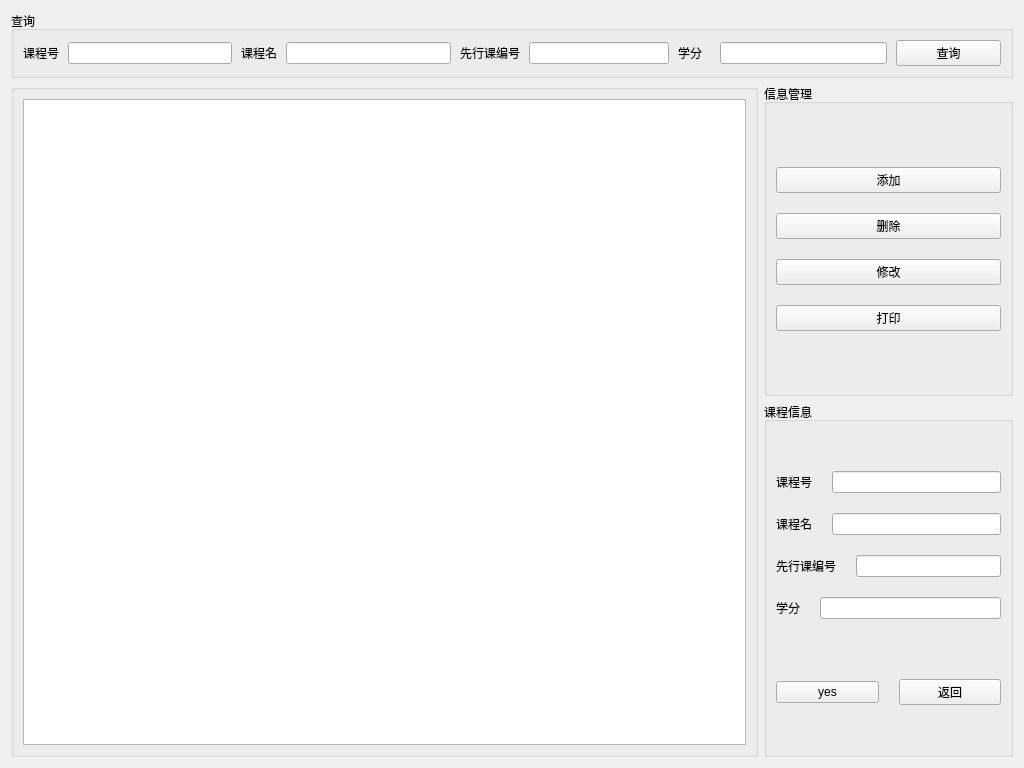
<?xml version="1.0" encoding="UTF-8"?>
<ui version="4.0">
 <class>ManagementCourse</class>
 <widget class="QWidget" name="ManagementCourse">
  <property name="geometry">
   <rect>
    <x>0</x>
    <y>0</y>
    <width>1024</width>
    <height>768</height>
   </rect>
  </property>
  <property name="windowTitle">
   <string>Form</string>
  </property>
  <layout class="QVBoxLayout" name="verticalLayout_5">
   <item>
    <widget class="QGroupBox" name="groupBox_search">
     <property name="title">
      <string>查询</string>
     </property>
     <layout class="QHBoxLayout" name="horizontalLayout_5" stretch="12,12,12,12,6">
      <property name="spacing">
       <number>9</number>
      </property>
      <item>
       <layout class="QHBoxLayout" name="horizontalLayout" stretch="2,10">
        <item>
         <widget class="QLabel" name="label_search_cno">
          <property name="text">
           <string>课程号</string>
          </property>
         </widget>
        </item>
        <item>
         <widget class="QLineEdit" name="lineEdit_search_cno"/>
        </item>
       </layout>
      </item>
      <item>
       <layout class="QHBoxLayout" name="horizontalLayout_2" stretch="2,10">
        <item>
         <widget class="QLabel" name="label_search_cname">
          <property name="text">
           <string>课程名</string>
          </property>
         </widget>
        </item>
        <item>
         <widget class="QLineEdit" name="lineEdit_search_cname"/>
        </item>
       </layout>
      </item>
      <item>
       <layout class="QHBoxLayout" name="horizontalLayout_3" stretch="2,10">
        <item>
         <widget class="QLabel" name="label_search_cpno">
          <property name="text">
           <string>先行课编号</string>
          </property>
         </widget>
        </item>
        <item>
         <widget class="QLineEdit" name="lineEdit_search_cpno"/>
        </item>
       </layout>
      </item>
      <item>
       <layout class="QHBoxLayout" name="horizontalLayout_4" stretch="2,10">
        <item>
         <widget class="QLabel" name="label_search_ccredit">
          <property name="text">
           <string>学分</string>
          </property>
         </widget>
        </item>
        <item>
         <widget class="QLineEdit" name="lineEdit_search_ccredit"/>
        </item>
       </layout>
      </item>
      <item>
       <widget class="QPushButton" name="pushButton_search">
        <property name="text">
         <string>查询</string>
        </property>
       </widget>
      </item>
     </layout>
    </widget>
   </item>
   <item>
    <layout class="QHBoxLayout" name="horizontalLayout_11" stretch="6,2">
     <item>
      <widget class="QGroupBox" name="groupBox_tableView">
       <property name="title">
        <string/>
       </property>
       <layout class="QVBoxLayout" name="verticalLayout">
        <item>
         <widget class="QTableView" name="tableView"/>
        </item>
       </layout>
      </widget>
     </item>
     <item>
      <layout class="QVBoxLayout" name="verticalLayout_4">
       <item>
        <widget class="QGroupBox" name="groupBox_management">
         <property name="title">
          <string>信息管理</string>
         </property>
         <layout class="QVBoxLayout" name="verticalLayout_2">
          <property name="spacing">
           <number>20</number>
          </property>
          <item>
           <spacer name="verticalSpacer">
            <property name="orientation">
             <enum>Qt::Vertical</enum>
            </property>
            <property name="sizeHint" stdset="0">
             <size>
              <width>20</width>
              <height>40</height>
             </size>
            </property>
           </spacer>
          </item>
          <item>
           <widget class="QPushButton" name="pushButton_add">
            <property name="text">
             <string>添加</string>
            </property>
           </widget>
          </item>
          <item>
           <widget class="QPushButton" name="pushButton_delete">
            <property name="text">
             <string>删除</string>
            </property>
           </widget>
          </item>
          <item>
           <widget class="QPushButton" name="pushButton_change">
            <property name="text">
             <string>修改</string>
            </property>
           </widget>
          </item>
          <item>
           <widget class="QPushButton" name="pushButton_excel">
            <property name="text">
             <string>打印</string>
            </property>
           </widget>
          </item>
          <item>
           <spacer name="verticalSpacer_2">
            <property name="orientation">
             <enum>Qt::Vertical</enum>
            </property>
            <property name="sizeHint" stdset="0">
             <size>
              <width>20</width>
              <height>40</height>
             </size>
            </property>
           </spacer>
          </item>
         </layout>
        </widget>
       </item>
       <item>
        <widget class="QGroupBox" name="groupBox_data">
         <property name="title">
          <string>课程信息</string>
         </property>
         <layout class="QVBoxLayout" name="verticalLayout_3">
          <property name="spacing">
           <number>20</number>
          </property>
          <item>
           <spacer name="verticalSpacer_3">
            <property name="orientation">
             <enum>Qt::Vertical</enum>
            </property>
            <property name="sizeHint" stdset="0">
             <size>
              <width>20</width>
              <height>40</height>
             </size>
            </property>
           </spacer>
          </item>
          <item>
           <layout class="QHBoxLayout" name="horizontalLayout_6">
            <item>
             <widget class="QLabel" name="label_cno">
              <property name="text">
               <string>课程号</string>
              </property>
             </widget>
            </item>
            <item>
             <widget class="QLineEdit" name="lineEdit_cno">
              <property name="maxLength">
               <number>6</number>
              </property>
             </widget>
            </item>
           </layout>
          </item>
          <item>
           <layout class="QHBoxLayout" name="horizontalLayout_7">
            <item>
             <widget class="QLabel" name="label_cname">
              <property name="text">
               <string>课程名</string>
              </property>
             </widget>
            </item>
            <item>
             <widget class="QLineEdit" name="lineEdit_cname">
              <property name="maxLength">
               <number>50</number>
              </property>
             </widget>
            </item>
           </layout>
          </item>
          <item>
           <layout class="QHBoxLayout" name="horizontalLayout_8">
            <item>
             <widget class="QLabel" name="label_cpno">
              <property name="text">
               <string>先行课编号</string>
              </property>
             </widget>
            </item>
            <item>
             <widget class="QLineEdit" name="lineEdit_cpno">
              <property name="maxLength">
               <number>6</number>
              </property>
             </widget>
            </item>
           </layout>
          </item>
          <item>
           <layout class="QHBoxLayout" name="horizontalLayout_9">
            <item>
             <widget class="QLabel" name="label_ccredit">
              <property name="text">
               <string>学分</string>
              </property>
             </widget>
            </item>
            <item>
             <widget class="QLineEdit" name="lineEdit_ccredit">
              <property name="maxLength">
               <number>3</number>
              </property>
             </widget>
            </item>
           </layout>
          </item>
          <item>
           <spacer name="verticalSpacer_4">
            <property name="orientation">
             <enum>Qt::Vertical</enum>
            </property>
            <property name="sizeHint" stdset="0">
             <size>
              <width>20</width>
              <height>40</height>
             </size>
            </property>
           </spacer>
          </item>
          <item>
           <layout class="QHBoxLayout" name="horizontalLayout_10">
            <item>
             <widget class="QPushButton" name="pushButton_yes">
              <property name="text">
               <string>yes</string>
              </property>
             </widget>
            </item>
            <item>
             <widget class="QPushButton" name="pushButton_back">
              <property name="text">
               <string>返回</string>
              </property>
             </widget>
            </item>
           </layout>
          </item>
          <item>
           <spacer name="verticalSpacer_5">
            <property name="orientation">
             <enum>Qt::Vertical</enum>
            </property>
            <property name="sizeHint" stdset="0">
             <size>
              <width>20</width>
              <height>40</height>
             </size>
            </property>
           </spacer>
          </item>
         </layout>
        </widget>
       </item>
      </layout>
     </item>
    </layout>
   </item>
  </layout>
 </widget>
 <resources/>
 <connections/>
</ui>
